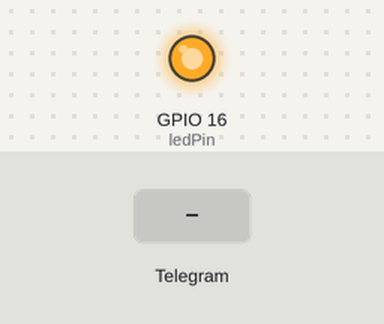
A sketch run on a simulated ESP8266 (NodeMCU). On the bench: output pins drawn as LEDs (lit = HIGH). The inputs (shaded band) are chosen by the test bench. WiFi joins after 1.5 s; servers stay silent unless stated; what the sketch prints to the serial monitor is not drawn.

Above: at 2.8 s.
2.9 s: Telegram message "/ledon" received
At 3.7 s:
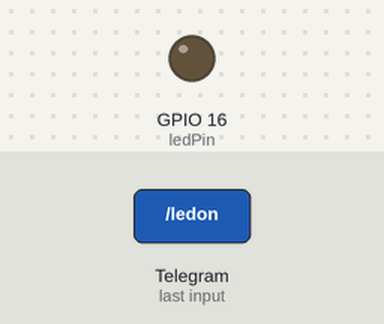
4.7 s: Telegram message "/ledoff" received
At 6.4 s:
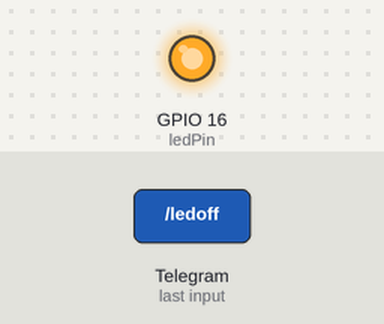
Timing chart, 0 to 7.9 s (numbered marks = the images above; inputs shaded):
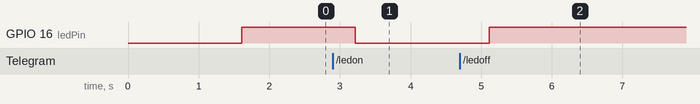

Measured:
- after the input at 2.9 s, GPIO 16 (ledPin): HIGH → LOW after 0.31 s
- after the input at 4.7 s, GPIO 16 (ledPin): LOW → HIGH after 0.42 s

The sketch:

FlashLEDTelegram.ino
```cpp
/*  ESP822 - Flash LED com Telegram
    Arduino IDE 1.8.5 - ESP8266
    Gustavo Murta   13/mar/2018
    Baseado em:
    https://github.com/witnessmenow/Universal-Arduino-Telegram-Bot/blob/master/examples/ESP8266/FlashLED/FlashLED.ino
    Blog Eletrogate:
    http://blog.eletrogate.com/nodemcu-esp12-alarme-residencial-iot-3/

    Você pode copiar, distribuir e modificar o software desde que as modificações sejam descritas e licenciadas gratuitamente em LGPL-3.
    As obras derivadas (incluindo modificações ou qualquer coisa vinculada estaticamente à biblioteca) só podem ser redistribuídas no LGPL-3,
    mas as aplicações que utilizam a biblioteca não precisam ser.
*/

#include <ESP8266WiFi.h>
#include <WiFiClientSecure.h>
#include <UniversalTelegramBot.h>

// Inicializando a conexao WIFI com o Roteador - digite entre aspas
char ssid[] = "roteador WIFI";           // nome do seu roteador WIFI (SSID)
char password[] = "senha do WIFI";       // senha do roteador WIFI

// Inicializa o BOT Telegram - copie aqui a chave Token quando configurou o seu BOT - entre aspas
#define BOTtoken "123456789:ABCDEFGHIJKLMOPQRST-ABCDEFGHIJKLMNO"  // sua chave Token Bot

WiFiClientSecure client;
UniversalTelegramBot bot(BOTtoken, client);

int Bot_mtbs = 1000;      // tempo entre a leitura das mensagens
long Bot_lasttime;        // ultima mensagem lida
bool Start = false;

const int ledPin = 16;    // GPIO_16 do LED azul
int ledStatus = 0;

void handleNewMessages(int numNewMessages)
{
  Serial.print("Mensagem recebida = ");
  Serial.println(String(numNewMessages));

  for (int i = 0; i < numNewMessages; i++)
  {
    String chat_id = String(bot.messages[i].chat_id);
    String text = bot.messages[i].text;

    String from_name = bot.messages[i].from_name;
    if (from_name == "") from_name = "Guest";

    if (text == "/ledon")                              //  comando Ledon
    {
      digitalWrite(ledPin, LOW);                       // acende LED azul
      ledStatus = 1;
      bot.sendMessage(chat_id, "LED esta aceso", "");  // envia mensagem
    }

    if (text == "/ledoff")                                //  comando Ledoff
    {
      ledStatus = 0;
      digitalWrite(ledPin, HIGH);                         // apaga LED azul
      bot.sendMessage(chat_id, "LED esta apagado", "");   // envia mensagem
    }

    if (text == "/status")                                // comando estado do LED
    {
      if (ledStatus) {
        bot.sendMessage(chat_id, "LED esta aceso", "");
      } else {
        bot.sendMessage(chat_id, "LED esta apagado", "");
      }
    }

    if (text == "/start")                                  // comando comeca
    {
      String welcome = "Bem-vindo a Biblioteca Universal Arduino Telegram Bot, " + from_name + ".\n";
      welcome += "Esse é um exemplo de controle do Led.\n\n";
      welcome += "/ledon : para acender o LED\n";
      welcome += "/ledoff : para apagar o LED\n";
      welcome += "/status : mostra o estado do LED\n";
      bot.sendMessage(chat_id, welcome, "Markdown");
    }
  }
}

void setup() {
  Serial.begin(115200);

  WiFi.mode(WIFI_STA);          // Configura o WIFI do NodeMCU para modo estação
  WiFi.disconnect();            // desconecta o WIFI
  delay(100);                   // atraso de 100 milisegundos

  Serial.print("Conectando Wifi: ");
  Serial.println(ssid);
  WiFi.begin(ssid, password);

  while (WiFi.status() != WL_CONNECTED)   // aguardando a conexão WEB
  {
    Serial.print(".");
    delay(500);                           // atraso de 0,5 segundos
  }
  Serial.println("");
  Serial.println("WiFi conectado");       // WIFI conectado
  Serial.print("IP address: ");
  Serial.println(WiFi.localIP());

  pinMode(ledPin, OUTPUT);                // configura o pino do LED como saida
  delay(10);
  digitalWrite(ledPin, HIGH);             // inicializa o LED como apagado
}

void loop()
{
  if (millis() > Bot_lasttime + Bot_mtbs)    // controlando as mensagens
  {
    int numNewMessages = bot.getUpdates(bot.last_message_received + 1);

    while (numNewMessages)                  // numero de novas mensagens
    {
      Serial.println("Resposta recebida do Telegram");
      handleNewMessages(numNewMessages);
      numNewMessages = bot.getUpdates(bot.last_message_received + 1);
    }

    Bot_lasttime = millis();
  }
}
```
